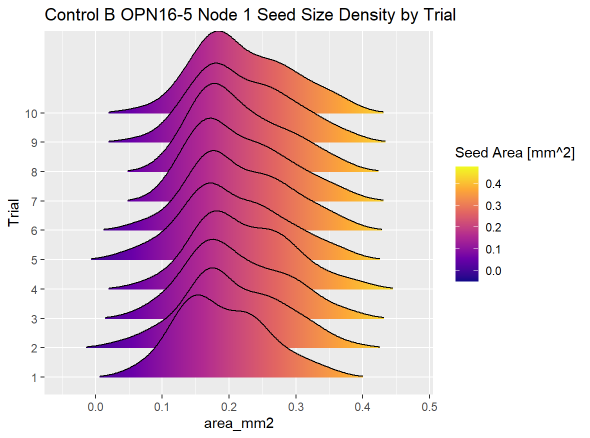
#> input picture seed_measurer_precision.png, 1180 x 876 px (shown at 1/2 size); its folder holds only this picture in this run
$ python seed_measure_main.py --indir . --outdir out --width 1.0
#> lines starting #> are read from the running program, lines starting #| are printed output that depends on the picture; after the words box and inside, x2 and y2 are one past the last pixel; in counts of white or black regions, pixels touching at a corner belong together
#!/bin/python3

# Shebang that points to your python interpreter
# This should be changed based on your python environent
# and must remain on the program's first line

"""
 Benjamin Sims
 benjamis20@berkeley.edu

 Blackman Lab @ UC Berkeley
"""

# Import necessary packages
from time import time
from math import log10, hypot
from concurrent.futures import ProcessPoolExecutor, as_completed
import numpy as np
import argparse
import cv2
import os

author = "Benjamin Sims"
progName = "SeedMeasure"
ver = "1.8.0"
dateModified = "January 30, 2026"

progDescription = "Seed Measure takes an image of seeds on a bright background and measures each seed's\n \
    area, length, and width to a CSV file. Your seeds must be pictured inside a box of known\n \
    width. The program will attempt to correct for perspecitve skew based on the shape of your box."

fileFormats = ["jpeg", "jpg", "tiff", "gif", "png", "heic", "heif"]


# *** HELPER FUNCTIONS ***:

# Takes four unordered corner points of a quadrilateral,
# puts them into a consistent order to know which corner is which
# [21 lines left out: functions order_points, contour_inside_bounds, not called in this run]

def midpoint(ptA, ptB):
    return ((ptA[0] + ptB[0]) * 0.5,
            (ptA[1] + ptB[1]) * 0.5)

# Finds the width of a square contour
# [31 lines left out: functions box_pixel_width_from_contour, seed_dimensions_from_contour, not called in this run]

# *** PROCEDURAL STEPS ***

# 1. Parse command line arguments
def parse_args():

    global progName, ver, author, dateModified, progDescription

    ap = argparse.ArgumentParser(prog=progName,
    description=progDescription)

    ap.add_argument("-i", "--indir", required=True, \
                    help="Path to an image or a directory of images.")
    ap.add_argument("-o", "--outdir", required=True, \
                    help="Output directory for processed images and CSV files.")
    ap.add_argument("-w", "--width", type=float, required=True, \
                    help="Width of the box around seeds in millimeters.")
    ap.add_argument("-c", "--cutoff", type=float, default=0, \
                    help="Seeds smaller than this size in square mm will be ignored (default: 0).")
    ap.add_argument("-e", "--erode", type=int, default=0, \
                    help="Perform morphological opening (erode then dilate) e number of iterations to separate touching seeds (default: 0).")
    ap.add_argument("-m", "--margin", type=float, default=5, \
                    help="Percent margin inside the box to ignore (default: 5).")
    ap.add_argument("-b", "--blocksize", type=int, default=599, \
                    help="Adaptive thresholding block size (odd number; default: 599).")
    ap.add_argument("-k", "--constant", type=float, default=20, \
                    help="Adaptive thresholding constant (default: 20).")
    ap.add_argument("-f", "--filtering", type=float, default=3, \
                    help="Standard deviation for outlier filtering (set to 0 to disable; default: 3).")
    ap.add_argument("-t", "--threads", type=int, default=8, \
                    help="Number of threads to process images (default: 8).")
    ap.add_argument("-v", "--version", action="store_true", \
                    help="Show version info and exit.")

    args = vars(ap.parse_args())

    if args["version"]:
        print(f"{progName} {ver} by {author} ({dateModified})")
        exit(0)

    if not args["width"] or args["width"] <= 0:
        ap.error("argument -w/--width is required and must be a positive number.")

    # Convert any negative values to positive
    for key in ["threads", "width", "margin", "constant", "filtering", "cutoff", "erode", "blocksize"]:
        args[key] = abs(args[key])

    # Make sure blocksize is odd
    args["blocksize"] = args["blocksize"] if args["blocksize"] % 2 == 1 else args["blocksize"] + 1

    return args["threads"], args["width"], args["outdir"], args["indir"], args["margin"], \
        args["blocksize"], args["constant"], args["filtering"], args["cutoff"], args["erode"]

# 2. Load an image from the specified file path
# Read the image into opencv and return that object
def load_image(inDir, imgName):

#> called with inDir = '.', imgName = 'seed_measurer_precision.png'
        imgOriginal = cv2.imread(os.path.join(inDir, imgName))
#> imgOriginal is the input picture: shape (876, 1180, 3); mean B, G, R 210.5, 201.4, 229.4
        if imgOriginal is None:
            raise FileNotFoundError(f"Could not read image file: {imgName}")
        return imgOriginal

# 3. Find the quadrilateral bounding box in the image
def find_box(imgOriginal):

        gray = cv2.cvtColor(imgOriginal, cv2.COLOR_BGR2GRAY)
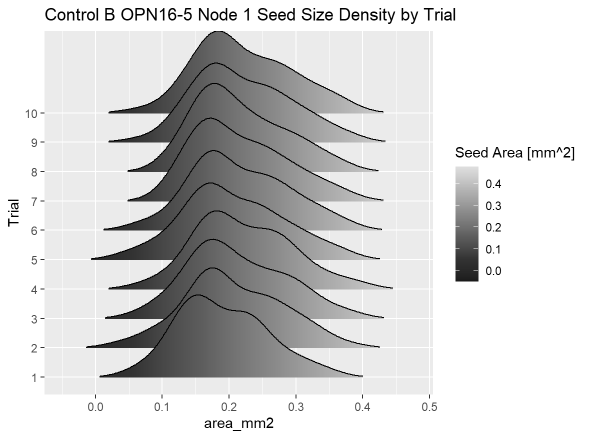
#> gray: shape (876, 1180) (shown at 1/2 size); min 0, max 255, mean 210.8
        thresh = cv2.threshold(gray, 0, 255, cv2.THRESH_BINARY + cv2.THRESH_OTSU)[1]
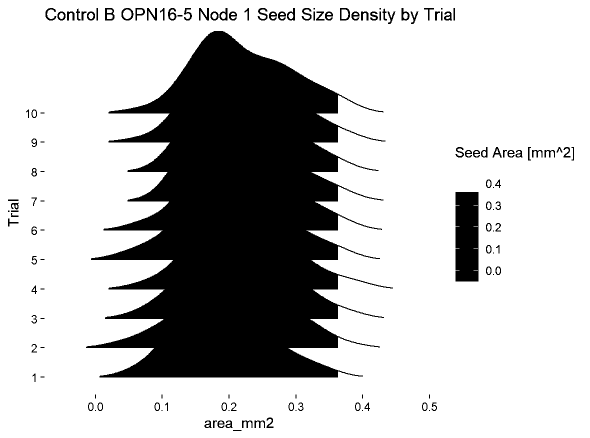
#> thresh: shape (876, 1180) (shown at 1/2 size); 75.1% white; 135 black regions (31 under 20 px)
        cnts, _ = cv2.findContours(thresh, cv2.RETR_TREE, cv2.CHAIN_APPROX_SIMPLE)
#> cnts = 189 contours, 38 with area under 20; largest, box (x1, y1, x2, y2) and area: (0, 0, 1180, 876) 1031625, (171, 61, 787, 756) 239740, (910, 383, 958, 564) 8454, (242, 15, 268, 42) 524, (679, 15, 701, 42) 500
        if not cnts:
            raise Exception("No contours found to identify a bounding box.")

        # Find the bounding box (second largest quadrilateral)
        largest = max(cnts, key=cv2.contourArea)
#> largest = [[0, 0], [0, 875], [1179, 875], [1179, 0]]
        cnts_wo_largest = (c for c in cnts if c is not largest)
        boxContour = max(cnts_wo_largest, key=cv2.contourArea)
#> boxContour = contour of 2226 points, box (x1, y1, x2, y2) (171, 61, 787, 756), area 239740
        epsilon = 0.02 * cv2.arcLength(boxContour, True)
#> epsilon = 136.3
        approx = cv2.approxPolyDP(boxContour, epsilon, True)
#> approx = [[421, 64], [767, 223], [613, 461], [760, 694], [577, 696], [725, 753], [171, 695]]

        if len(approx) == 4:
            return approx.reshape(4, 2)
        else:
            raise Exception("Unable to find a four-sided bounding box.")

# 4. Crop original input image and correct for skew to make a perfect square,
# using printed bounding box found in previous step
# [162 lines left out: functions crop_image, find_seed_contours, measure_seeds, filter_seeds, draw_contours, write_csv, not called in this run]

# 10. Worker to process a single image
def process_image(imgFile, inDir, outDir, width, marginPercent,
                  blockSize, constant, filteringStDevs, cutOff, erode):

    cv2.setNumThreads(1)

    # Run all procedural steps sequentially
    # See above comments for details
    try:
        lineName = os.path.splitext(os.path.basename(imgFile))[0]

        imgOriginal = load_image(inDir, imgFile)
        boundingBox = find_box(imgOriginal)
        imgCropped = crop_image(imgOriginal, boundingBox)

        boxContour, seedContours, marginPixels, bounds = find_seed_contours(
            imgCropped, blockSize, constant, erode, marginPercent
        )

        # Calculate millimeter-to-pixel ratio
        boxPixelWidth = box_pixel_width_from_contour(boxContour)
        pxPerMil = boxPixelWidth / width

        seedContours, seedMeasurements = measure_seeds(
            seedContours, marginPixels, bounds, pxPerMil
        )

        # Bug in filtering logic
        seedMeasurementsFiltered, seedContoursFiltered = filter_seeds(
            seedMeasurements, seedContours, cutOff, filteringStDevs
        )

        draw_contours(imgCropped, seedContoursFiltered, outDir, lineName)
        write_csv(outDir, lineName, seedMeasurementsFiltered)

        return True, imgFile, None

    except Exception as e:
        return False, imgFile, str(e)

# *** MAIN CODE EXECUTION ***
def main():

    # Parse arguments
    threadCount, width, outDir, inDir, marginPercent, \
        blockSize, constant, filteringStDevs, cutOff, erode \
        = parse_args()

    # Make output directory
    if not os.path.exists(outDir):
        os.makedirs(outDir)

    # Check if input is a directory of a single file
    dirList = []
    if os.path.isdir(inDir):
        dirList = [f for f in os.listdir(inDir) if f.split(".")[-1].lower() in fileFormats and not f.startswith(".")]
    else:
        # Only read from files in an accepted file format
        if os.path.exists(inDir) and inDir.split(".")[-1].lower() in fileFormats:
            dirList.append(os.path.basename(inDir))
            inDir = os.path.dirname(inDir)

    # Raise an error if no compatible files are found
    if not dirList:
        raise Exception(f"No valid images found in the provided path: {inDir}")

    photoCount = len(dirList)
    digits = str(int(log10(photoCount)) + 1) if photoCount > 0 else "1"

    # Dont run more threads than there are images to analyze
    if photoCount < threadCount:
        threadCount = photoCount

    if threadCount == 0:
        raise Exception("No images to process.")

    print(f"Processing {photoCount} images using {threadCount} processes...\n")

    errors = 0
    completed = 0
    startTime = time()

    # Multiprocessing
    with ProcessPoolExecutor(max_workers=threadCount) as executor:
        futures = {
            executor.submit(
                process_image,
                imgFile, inDir, outDir, width, marginPercent,
                blockSize, constant, filteringStDevs, cutOff, erode
            ): imgFile
            for imgFile in dirList
        }

        for future in as_completed(futures):
            success, imgFile, err = future.result()
            completed += 1

            print(f"({completed:0{digits}d}/{photoCount}) {imgFile} analyzed sucessfully")

            if not success:
                errors += 1
                print(f"ERROR in {imgFile}: {err}")

    # Print stats after all processes are complete
    elapsed = time() - startTime
    avgTime = photoCount / elapsed if elapsed > 0 else 0
    hours = int(elapsed // 3600)
    mins = int((elapsed % 3600) // 60)
    secs = elapsed % 60
    s = "" if errors == 1 else "s"

    print("\n--- Analysis Complete ---")
    print(f"{photoCount} images analyzed in {hours:02d}h {mins:02d}m {secs:.2f}s")
    print(f"Average of {avgTime:.2f} images per second, with {errors} error{s}.")

# Call main()
if __name__ == "__main__":
    try:
        main()
    except Exception as e:
        print(f"\nA critical error occurred: {e}")
